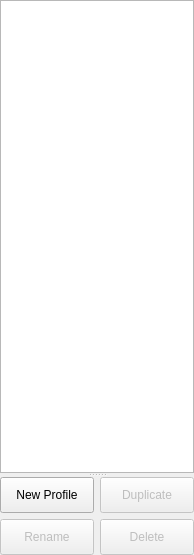
<?xml version="1.0" encoding="UTF-8"?>
<ui version="4.0">
 <class>EditionWidget</class>
 <widget class="QWidget" name="EditionWidget">
  <property name="geometry">
   <rect>
    <x>0</x>
    <y>0</y>
    <width>194</width>
    <height>555</height>
   </rect>
  </property>
  <property name="sizePolicy">
   <sizepolicy hsizetype="Maximum" vsizetype="Maximum">
    <horstretch>1</horstretch>
    <verstretch>1</verstretch>
   </sizepolicy>
  </property>
  <property name="maximumSize">
   <size>
    <width>200</width>
    <height>16777215</height>
   </size>
  </property>
  <property name="windowTitle">
   <string>Form</string>
  </property>
  <layout class="QVBoxLayout" name="verticalLayout">
   <property name="spacing">
    <number>0</number>
   </property>
   <property name="sizeConstraint">
    <enum>QLayout::SetMaximumSize</enum>
   </property>
   <property name="leftMargin">
    <number>0</number>
   </property>
   <property name="topMargin">
    <number>0</number>
   </property>
   <property name="rightMargin">
    <number>0</number>
   </property>
   <property name="bottomMargin">
    <number>0</number>
   </property>
   <item>
    <widget class="QSplitter" name="splitter">
     <property name="orientation">
      <enum>Qt::Vertical</enum>
     </property>
     <widget class="QListWidget" name="list">
      <property name="sizePolicy">
       <sizepolicy hsizetype="Maximum" vsizetype="Maximum">
        <horstretch>1</horstretch>
        <verstretch>1</verstretch>
       </sizepolicy>
      </property>
      <property name="maximumSize">
       <size>
        <width>16777215</width>
        <height>16777215</height>
       </size>
      </property>
      <property name="lineWidth">
       <number>0</number>
      </property>
     </widget>
     <widget class="QWidget" name="layoutWidget">
      <layout class="QGridLayout" name="gridLayout_2" rowstretch="0,0,0,0" columnstretch="0,0">
       <property name="sizeConstraint">
        <enum>QLayout::SetDefaultConstraint</enum>
       </property>
       <property name="spacing">
        <number>6</number>
       </property>
       <item row="0" column="1">
        <widget class="QPushButton" name="duplicate_button">
         <property name="enabled">
          <bool>false</bool>
         </property>
         <property name="sizePolicy">
          <sizepolicy hsizetype="Preferred" vsizetype="Fixed">
           <horstretch>0</horstretch>
           <verstretch>0</verstretch>
          </sizepolicy>
         </property>
         <property name="minimumSize">
          <size>
           <width>0</width>
           <height>36</height>
          </size>
         </property>
         <property name="text">
          <string>Duplicate</string>
         </property>
        </widget>
       </item>
       <item row="0" column="0">
        <widget class="QPushButton" name="new_profile_button">
         <property name="sizePolicy">
          <sizepolicy hsizetype="Preferred" vsizetype="Fixed">
           <horstretch>0</horstretch>
           <verstretch>0</verstretch>
          </sizepolicy>
         </property>
         <property name="minimumSize">
          <size>
           <width>0</width>
           <height>36</height>
          </size>
         </property>
         <property name="text">
          <string>New Profile</string>
         </property>
        </widget>
       </item>
       <item row="1" column="1">
        <widget class="QPushButton" name="delete_button">
         <property name="enabled">
          <bool>false</bool>
         </property>
         <property name="sizePolicy">
          <sizepolicy hsizetype="Preferred" vsizetype="Fixed">
           <horstretch>0</horstretch>
           <verstretch>0</verstretch>
          </sizepolicy>
         </property>
         <property name="minimumSize">
          <size>
           <width>0</width>
           <height>36</height>
          </size>
         </property>
         <property name="text">
          <string>Delete</string>
         </property>
        </widget>
       </item>
       <item row="1" column="0">
        <widget class="QPushButton" name="rename_button">
         <property name="enabled">
          <bool>false</bool>
         </property>
         <property name="sizePolicy">
          <sizepolicy hsizetype="Preferred" vsizetype="Fixed">
           <horstretch>0</horstretch>
           <verstretch>0</verstretch>
          </sizepolicy>
         </property>
         <property name="minimumSize">
          <size>
           <width>0</width>
           <height>36</height>
          </size>
         </property>
         <property name="text">
          <string>Rename</string>
         </property>
        </widget>
       </item>
      </layout>
     </widget>
    </widget>
   </item>
  </layout>
 </widget>
 <resources/>
 <connections/>
</ui>
